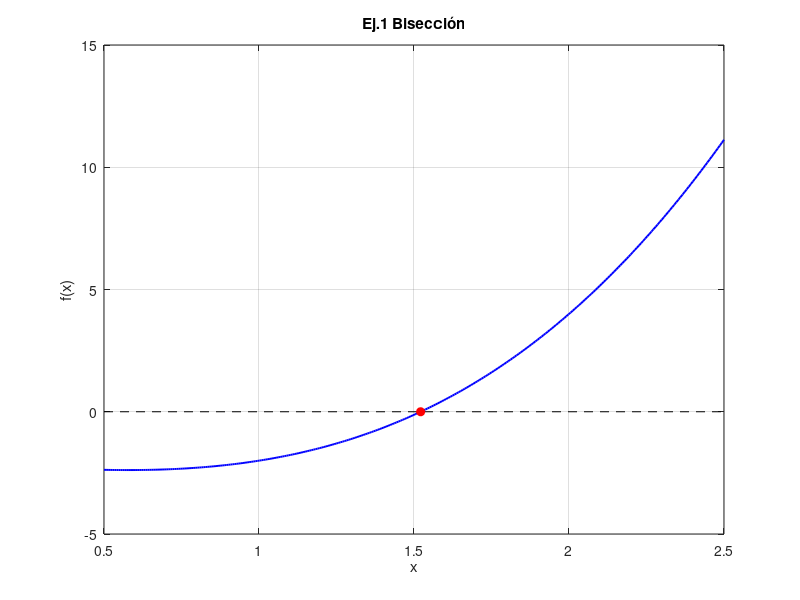

The MATLAB script that drew this image:
%% Ejercicio 1 — Bisección: raíz de x^3 - x - 2 en [1, 2]
out = getenv('MN_EVID_DIR');
if isempty(out), out = fullfile(fileparts(mfilename('fullpath')), '..', 'evidencias', 'ejercicio_01'); end
if ~exist(out, 'dir'), mkdir(out); end

f = @(x) x.^3 - x - 2;
a = 1; b = 2; tol = 1e-6;
fid = fopen(fullfile(out, 'resultado.txt'), 'w');
fprintf(fid, 'metodo=biseccion\n');
fprintf(fid, 'tol=%g\n', tol);

fprintf(fid, 'i,a,b,c,fc,err\n');
for i = 0:100
  c = (a+b)/2; fc = f(c); err = (b-a)/2;
  fprintf(fid, '%d,%.12f,%.12f,%.12f,%.12e,%.12e\n', i, a, b, c, fc, err);
  if err <= tol, break; end
  if f(a)*fc < 0, b = c; else, a = c; end
end
fprintf(fid, 'raiz=%.12f\n', c);
fprintf(fid, 'iteraciones=%d\n', i);
fclose(fid);

raiz = c;
x = linspace(0.5, 2.5, 300);
figure('visible', 'off');
plot(x, f(x), 'b', 'LineWidth', 1.4); hold on;
plot([0.5 2.5], [0 0], 'k--'); plot(raiz, 0, 'ro', 'MarkerFaceColor', 'r');
grid on; title('Ej.1 Bisección'); xlabel('x'); ylabel('f(x)');
print(fullfile(out, 'octave_grafica.png'), '-dpng', '-r140');
